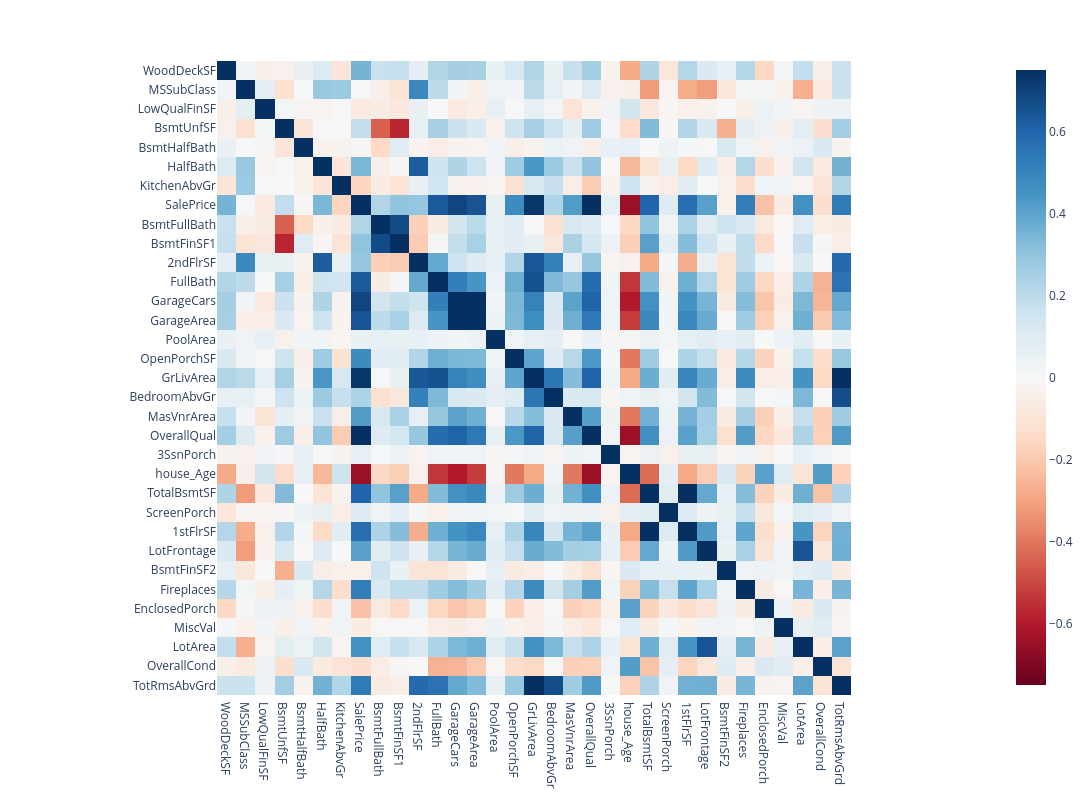

Notebook code cell kept with this figure:
### Code cell
px.imshow(corr_matrix,
                width=1200,height=800,
                color_continuous_scale=px.colors.sequential.RdBu , zmin=-.75,zmax=.75)

### Figure 1 — Plotly figure (JSON) as saved in the notebook; plotly's stock layout.template omitted (floating-point values rounded to 4 significant figures; data arrays with more than 128 entries replaced by an {"elided": "..."} marker saying what was removed)
{"data": [{"coloraxis": "coloraxis", "hovertemplate": "x: %{x}<br>y: %{y}<br>color: %{z}<extra></extra>", "name": "0", "type": "heatmap", "x": ["WoodDeckSF", "MSSubClass", "LowQualFinSF", "BsmtUnfSF", "BsmtHalfBath", "HalfBath", "KitchenAbvGr", "SalePrice", "BsmtFullBath", "BsmtFinSF1", "2ndFlrSF", "FullBath", "GarageCars", "GarageArea", "PoolArea", "OpenPorchSF", "GrLivArea", "BedroomAbvGr", "MasVnrArea", "OverallQual", "3SsnPorch", "house_Age", "TotalBsmtSF", "ScreenPorch", "1stFlrSF", "LotFrontage", "BsmtFinSF2", "Fireplaces", "EnclosedPorch", "MiscVal", "LotArea", "OverallCond", "TotRmsAbvGrd"], "xaxis": "x", "y": ["WoodDeckSF", "MSSubClass", "LowQualFinSF", "BsmtUnfSF", "BsmtHalfBath", "HalfBath", "KitchenAbvGr", "SalePrice", "BsmtFullBath", "BsmtFinSF1", "2ndFlrSF", "FullBath", "GarageCars", "GarageArea", "PoolArea", "OpenPorchSF", "GrLivArea", "BedroomAbvGr", "MasVnrArea", "OverallQual", "3SsnPorch", "house_Age", "TotalBsmtSF", "ScreenPorch", "1stFlrSF", "LotFrontage", "BsmtFinSF2", "Fireplaces", "EnclosedPorch", "MiscVal", "LotArea", "OverallCond", "TotRmsAbvGrd"], "yaxis": "y", "z": {"elided": "33x33 float values"}}], "layout": {"coloraxis": {"cmax": 0.75, "cmin": -0.75, "colorscale": [[0, "rgb(103,0,31)"], [0.1, "rgb(178,24,43)"], [0.2, "rgb(214,96,77)"], [0.3, "rgb(244,165,130)"], [0.4, "rgb(253,219,199)"], [0.5, "rgb(247,247,247)"], [0.6, "rgb(209,229,240)"], [0.7, "rgb(146,197,222)"], [0.8, "rgb(67,147,195)"], [0.9, "rgb(33,102,172)"], [1, "rgb(5,48,97)"]]}, "height": 800, "margin": {"t": 60}, "width": 1200, "xaxis": {"anchor": "y", "constrain": "domain", "domain": [0, 1], "scaleanchor": "y"}, "yaxis": {"anchor": "x", "autorange": "reversed", "constrain": "domain", "domain": [0, 1]}}}
